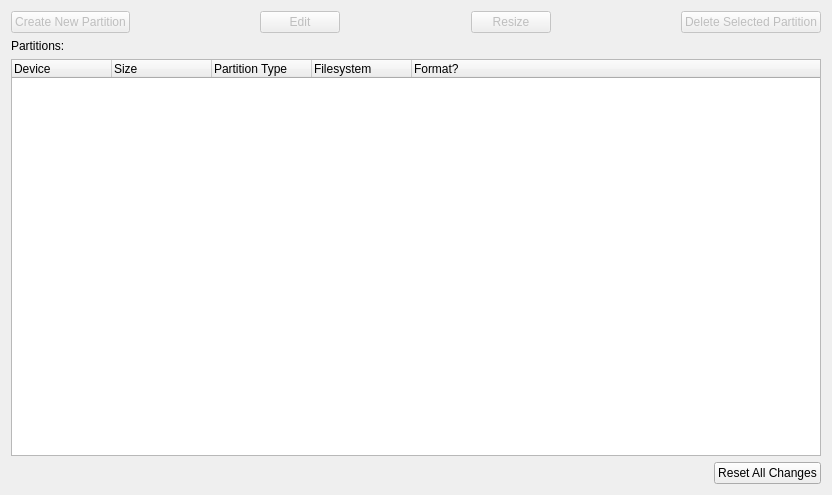
<ui version="4.0" >
 <class>PartListWidget</class>
 <widget class="QWidget" name="PartListWidget" >
  <property name="geometry" >
   <rect>
    <x>0</x>
    <y>0</y>
    <width>832</width>
    <height>495</height>
   </rect>
  </property>
  <property name="sizePolicy" >
   <sizepolicy vsizetype="Preferred" hsizetype="Preferred" >
    <horstretch>0</horstretch>
    <verstretch>0</verstretch>
   </sizepolicy>
  </property>
  <property name="windowTitle" >
   <string>Form1</string>
  </property>
  <layout class="QGridLayout" >
   <item row="0" column="0" >
    <widget class="QPushButton" name="createButton" >
     <property name="enabled" >
      <bool>false</bool>
     </property>
     <property name="text" >
      <string>Create New Partition</string>
     </property>
    </widget>
   </item>
   <item row="0" column="1" >
    <spacer>
     <property name="orientation" >
      <enum>Qt::Horizontal</enum>
     </property>
     <property name="sizeType" >
      <enum>QSizePolicy::Expanding</enum>
     </property>
     <property name="sizeHint" >
      <size>
       <width>16</width>
       <height>20</height>
      </size>
     </property>
    </spacer>
   </item>
   <item row="0" column="2" >
    <widget class="QPushButton" name="editButton" >
     <property name="enabled" >
      <bool>false</bool>
     </property>
     <property name="text" >
      <string>Edit</string>
     </property>
    </widget>
   </item>
   <item row="0" column="3" >
    <spacer>
     <property name="orientation" >
      <enum>Qt::Horizontal</enum>
     </property>
     <property name="sizeType" >
      <enum>QSizePolicy::Expanding</enum>
     </property>
     <property name="sizeHint" >
      <size>
       <width>16</width>
       <height>20</height>
      </size>
     </property>
    </spacer>
   </item>
   <item row="0" column="4" >
    <widget class="QPushButton" name="resizeButton" >
     <property name="enabled" >
      <bool>false</bool>
     </property>
     <property name="text" >
      <string>Resize</string>
     </property>
    </widget>
   </item>
   <item row="0" column="5" >
    <spacer>
     <property name="orientation" >
      <enum>Qt::Horizontal</enum>
     </property>
     <property name="sizeType" >
      <enum>QSizePolicy::Expanding</enum>
     </property>
     <property name="sizeHint" >
      <size>
       <width>16</width>
       <height>20</height>
      </size>
     </property>
    </spacer>
   </item>
   <item row="0" column="6" colspan="2" >
    <widget class="QPushButton" name="deleteButton" >
     <property name="enabled" >
      <bool>false</bool>
     </property>
     <property name="text" >
      <string>Delete Selected Partition</string>
     </property>
    </widget>
   </item>
   <item row="1" column="0" colspan="8" >
    <widget class="QLabel" name="textLabel1" >
     <property name="text" >
      <string>Partitions:</string>
     </property>
     <property name="wordWrap" >
      <bool>false</bool>
     </property>
    </widget>
   </item>
   <item row="2" column="0" colspan="8" >
    <widget class="QTreeWidget" name="list" >
     <column>
      <property name="text" >
       <string>Device</string>
      </property>
     </column>
     <column>
      <property name="text" >
       <string>Size</string>
      </property>
     </column>
     <column>
      <property name="text" >
       <string>Partition Type</string>
      </property>
     </column>
     <column>
      <property name="text" >
       <string>Filesystem</string>
      </property>
     </column>
     <column>
      <property name="text" >
       <string>Format?</string>
      </property>
     </column>
    </widget>
   </item>
   <item row="3" column="0" colspan="7" >
    <spacer>
     <property name="orientation" >
      <enum>Qt::Horizontal</enum>
     </property>
     <property name="sizeType" >
      <enum>QSizePolicy::Expanding</enum>
     </property>
     <property name="sizeHint" >
      <size>
       <width>370</width>
       <height>20</height>
      </size>
     </property>
    </spacer>
   </item>
   <item row="3" column="7" >
    <widget class="QPushButton" name="resetButton" >
     <property name="text" >
      <string>Reset All Changes</string>
     </property>
    </widget>
   </item>
  </layout>
 </widget>
 <layoutdefault spacing="6" margin="11" />
 <pixmapfunction>qPixmapFromMimeSource</pixmapfunction>
 <tabstops>
  <tabstop>createButton</tabstop>
  <tabstop>editButton</tabstop>
  <tabstop>resizeButton</tabstop>
  <tabstop>deleteButton</tabstop>
  <tabstop>resetButton</tabstop>
 </tabstops>
 <resources/>
 <connections/>
</ui>
